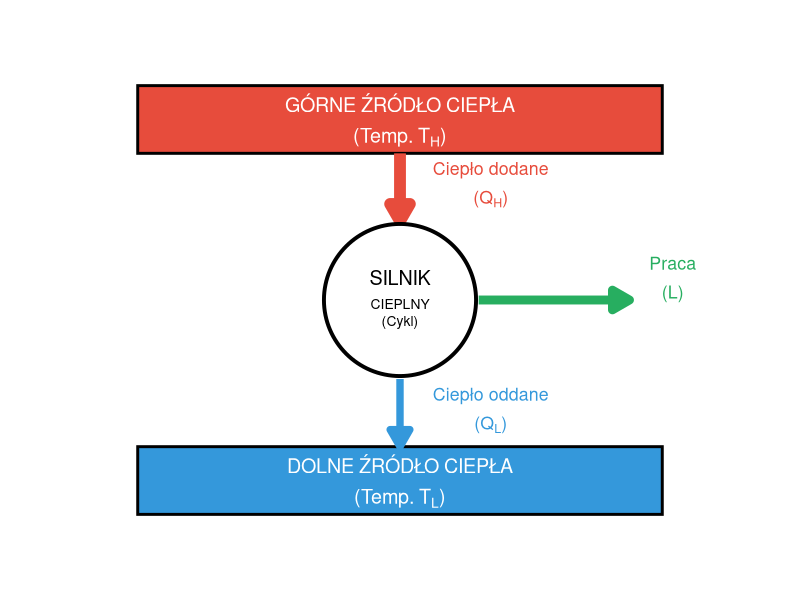
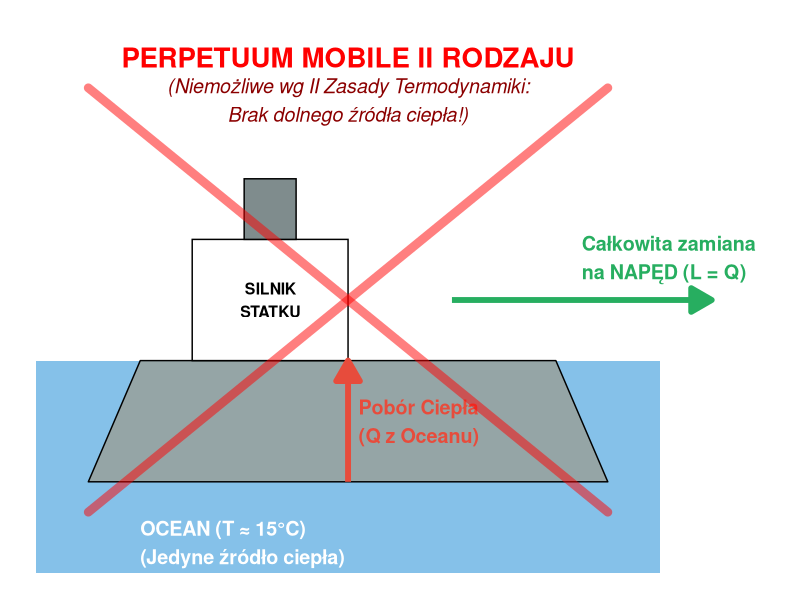
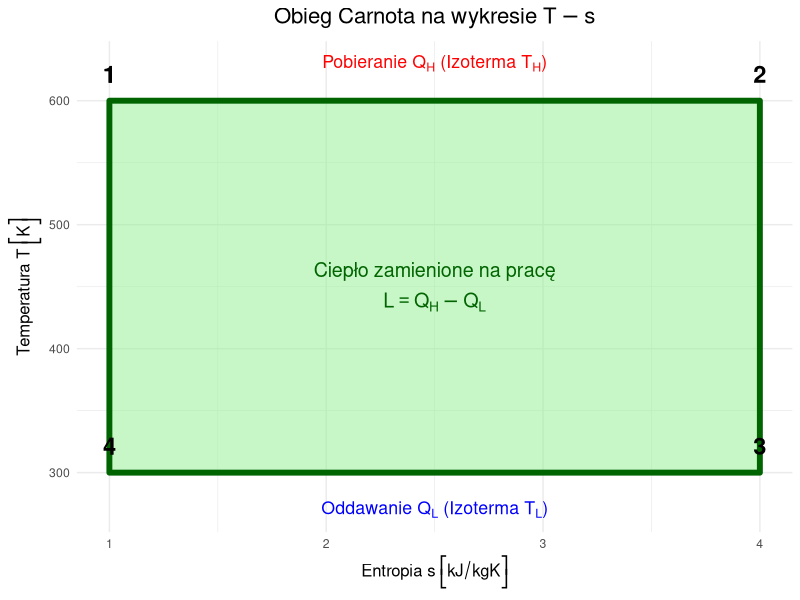

R code for these plots, in order:
## ---- chunk 1
#| echo: false
#| warning: false
#| message: false
library(ggplot2)
theme_set(theme_minimal(base_size = 18))
## ---- chunk 2
#| fig-height: 6
#| fig-width: 5
#| echo: false
#| warning: false

library(ggplot2)

# --- Definicja elementów graficznych ---

# 1. Źródła (Prostokąty)
# Zmiana: Używamy składni plotmath (atop zamiast \n, T[H] zamiast $T_H$)
reservoirs <- data.frame(
  xmin = c(1, 1),
  xmax = c(9, 9),
  ymin = c(8.5, 0.5),
  ymax = c(10, 2),
  fill = c("#e74c3c", "#3498db"),
  # UWAGA: To są napisy sformatowane pod parse = TRUE
  label = c(
    "atop('GÓRNE ŹRÓDŁO CIEPŁA', '(Temp. '*T[H]*')')", 
    "atop('DOLNE ŹRÓDŁO CIEPŁA', '(Temp. '*T[L]*')')"
  )
)

# 2. Silnik (Koło centralne)
engine_center <- data.frame(x = 5, y = 5.25)

# 3. Strzałki przepływu
arrows_data <- data.frame(
  x    = c(5,   5,   6.2),
  xend = c(5,   5,   8.5),
  y    = c(8.5, 3.5, 5.25),
  yend = c(7,   2,   5.25),
  color = c("#e74c3c", "#3498db", "#27ae60"),
  size = c(4, 2.5, 3)
)

# 4. Etykiety przepływów
# Zmiana: Składnia plotmath dla Q[H], Q[C], L
labels_flow <- data.frame(
  x = c(5.5, 5.5, 8.8),
  y = c(7.8, 2.8, 5.7),
  # atop układa tekst w dwóch liniach, * skleja elementy
  label = c(
    "atop('Ciepło dodane', '(' * Q[H] * ')')", 
    "atop('Ciepło oddane', '(' * Q[L] * ')')", 
    "atop('Praca', '(' * L * ')')"
  ),
  color = c("#e74c3c", "#3498db", "#27ae60")
)


# --- Rysowanie ---
ggplot() +
  # 1. Źródła
  geom_rect(data = reservoirs, 
            aes(xmin = xmin, xmax = xmax, ymin = ymin, ymax = ymax, fill = fill),
            color = "black", size = 1, show.legend = FALSE) +
  # WAŻNE: parse = TRUE interpretuje napisy jako wyrażenia matematyczne
  geom_text(data = reservoirs,
            aes(x = (xmin+xmax)/2, y = (ymin+ymax)/2, label = label),
            color = "white", fontface = "bold", size = 5, parse = TRUE) +
  
  # 2. Strzałki
  geom_segment(data = arrows_data,
               aes(x = x, xend = xend, y = y, yend = yend, color = color, size = size),
               arrow = arrow(length = unit(0.5, "cm"), type = "closed"),
               show.legend = FALSE) +
  
  # 3. Silnik
  geom_point(data = engine_center, aes(x = x, y = y), 
             size = 50, shape = 21, fill = "white", color = "black", stroke = 2) +
  # Tutaj prosty tekst bez matematyki, więc parse nie jest konieczne, ale można użyć
  annotate("text", x = 5, y = 5.25, label = "atop('SILNIK', atop('CIEPLNY', '(Cykl)'))", 
           fontface = "bold", size = 5, parse = TRUE) +
  
  # 4. Etykiety przepływów (z parse = TRUE)
  geom_text(data = labels_flow, aes(x = x, y = y, label = label, color = color),
            hjust = 0, fontface = "bold", size = 4.5, show.legend = FALSE, parse = TRUE) +
  
  # --- Estetyka ---
  scale_fill_identity() +
  scale_color_identity() +
  scale_size_identity() +
  xlim(0, 10) + ylim(0, 10.5) +
  theme_void() + 
  theme(plot.margin = margin(1, 1, 1, 1, "cm"))
## ---- chunk 3
#| fig-height: 6
#| fig-width: 8
#| echo: false
#| warning: false

library(ggplot2)

# --- 1. Definicja Geometrii ---

# Ocean
ocean <- data.frame(xmin = 0, xmax = 12, ymin = 0, ymax = 3.5)

# Statek
ship_hull <- data.frame(
  x = c(2, 10, 11, 1),
  y = c(3.5, 3.5, 1.5, 1.5)
)
ship_cabin <- data.frame(xmin = 3, xmax = 6, ymin = 3.5, ymax = 5.5)
ship_stack <- data.frame(xmin = 4, xmax = 5, ymin = 5.5, ymax = 6.5)

# --- 2. Definicja Strzałek Energetycznych ---

arrows <- data.frame(
  x_start = c(6, 8),   
  y_start = c(1.5, 4.5),
  x_end   = c(6, 13),
  y_end   = c(3.5, 4.5),
  color   = c("#e74c3c", "#27ae60"), 
  lw      = c(2, 2) # Zmieniono nazwę kolumny na 'lw' (linewidth) dla porządku
)

labels_arrows <- data.frame(
  x = c(6.2, 10.5),
  y = c(2.5, 5.2),
  label = c("Pobór Ciepła\n(Q z Oceanu)", "Całkowita zamiana\nna NAPĘD (L = Q)"),
  color = c("#e74c3c", "#27ae60")
)

# --- 3. Elementy "Zakazu" ---

forbidden_mark <- data.frame(
  x = c(1, 1), xend = c(11, 11),
  y = c(1, 8), yend = c(8, 1)
)

title_text <- data.frame(
  x = 6, y = 8.5,
  label = "PERPETUUM MOBILE II RODZAJU"
)

subtitle_text <- data.frame(
  x = 6, y = 7.8,
  label = "(Niemożliwe wg II Zasady Termodynamiki:\nBrak dolnego źródła ciepła!)"
)


# --- RYSOWANIE ---

ggplot() +
  # 1. Tło - Ocean
  geom_rect(data = ocean, aes(xmin=xmin, xmax=xmax, ymin=ymin, ymax=ymax),
            fill = "#3498db", alpha = 0.6) +
  annotate("text", x = 2, y = 0.5, label = "OCEAN (T \u2248 15\u00B0C)\n(Jedyne źródło ciepła)", 
           color = "white", fontface = "bold", hjust = 0, size = 5) +
  
  # 2. Statek
  geom_polygon(data = ship_hull, aes(x=x, y=y), fill = "#95a5a6", color = "black") +
  geom_rect(data = ship_cabin, aes(xmin=xmin, xmax=xmax, ymin=ymin, ymax=ymax), fill = "white", color = "black") +
  geom_rect(data = ship_stack, aes(xmin=xmin, xmax=xmax, ymin=ymin, ymax=ymax), fill = "#7f8c8d", color = "black") +
  annotate("text", x = 4.5, y = 4.5, label = "SILNIK\nSTATKU", fontface = "bold", size = 4) +

  # 3. Strzałki przepływu (POPRAWIONE)
  # Zmiana 1: xend = x_end (poprawna nazwa kolumny)
  # Zmiana 2: linewidth zamiast size
  geom_segment(data = arrows, aes(x=x_start, xend=x_end, y=y_start, yend=y_end, color=color, linewidth=lw),
               arrow = arrow(length = unit(0.6, "cm"), type = "closed"), show.legend = FALSE) +
  
  geom_text(data = labels_arrows, aes(x=x, y=y, label=label, color=color), 
            fontface = "bold", size = 5, hjust = 0, show.legend = FALSE) +
  
  # 4. Wielki Znak Zakazu (POPRAWIONE)
  # Tutaj kolumny nazywały się x i xend, więc było ok, ale zmieniamy size na linewidth
  geom_segment(data = forbidden_mark, aes(x=x, xend=xend, y=y, yend=yend),
               color = "red", linewidth = 3, alpha = 0.5, lineend = "round") +
  
  # 5. Tytuły
  geom_text(data = title_text, aes(x=x, y=y, label=label), 
            color = "red", fontface = "bold", size = 7) +
  geom_text(data = subtitle_text, aes(x=x, y=y, label=label), 
            color = "darkred", fontface = "italic", size = 5) +

  # Estetyka
  scale_color_identity() +
  scale_linewidth_identity() + # Skala dla linewidth
  xlim(0, 14) + ylim(0, 9) +
  theme_void() +
  theme(plot.background = element_rect(fill = "white", color = NA))
## ---- chunk 4
#| label: carnot-ts
#| echo: false
#| fig-width: 6
#| fig-height: 5

library(ggplot2)

# Dane do wykresu (bez zmian)
df_carnot <- data.frame(
  s = c(1, 4, 4, 1, 1),
  T = c(600, 600, 300, 300, 600),
  Label = c("1", "2", "3", "4", "1")
)

ggplot(df_carnot, aes(x=s, y=T)) +
  # Obszar cyklu
  # Zmiana: size -> linewidth (nowy standard ggplot2)
  geom_polygon(fill="lightgreen", alpha=0.5, color="darkgreen", linewidth=2) +
  
  # Oznaczenia punktów 1-4
  geom_text(aes(label=Label), vjust=-1, size=6, fontface="bold") +
  
  # --- OPISY Z FORMATOWANIEM MATEMATYCZNYM (parse = TRUE) ---
  
  # 1. Środek (Praca = Ciepło Netto)
  # Używamy atop(), żeby zrobić dwie linijki tekstu matematycznego
  annotate("text", x=2.5, y=450, 
           label = "atop('Ciepło zamienione na pracę', L == Q[H] - Q[L])", 
           fontface="bold", color="darkgreen", size=5, parse=TRUE) +
  
  # 2. Góra (Pobieranie ciepła)
  # 'Text' * Zmienna skleja napis z symbolem
  annotate("text", x=2.5, y=630, 
           label = "'Pobieranie ' * Q[H] * ' (Izoterma ' * T[H] * ')'", 
           color="red", size=4.5, parse=TRUE) +
  
  # 3. Dół (Oddawanie ciepła)
  annotate("text", x=2.5, y=270, 
           label = "'Oddawanie ' * Q[L] * ' (Izoterma ' * T[L] * ')'", 
           color="blue", size=4.5, parse=TRUE) +
  
  # --- ESTETYKA ---
  theme_minimal() +
  # Formatowanie osi z jednostkami w nawiasach
  labs(
    title = expression(paste("Obieg Carnota na wykresie ", T-s)),
    x = expression("Entropia " * s ~ bgroup("[", kJ/kgK, "]")),
    y = expression("Temperatura " * T ~ bgroup("[", K, "]"))
  ) +
  theme(
    plot.title = element_text(hjust = 0.5, face = "bold", size = 16),
    axis.title = element_text(size = 12)
  )
